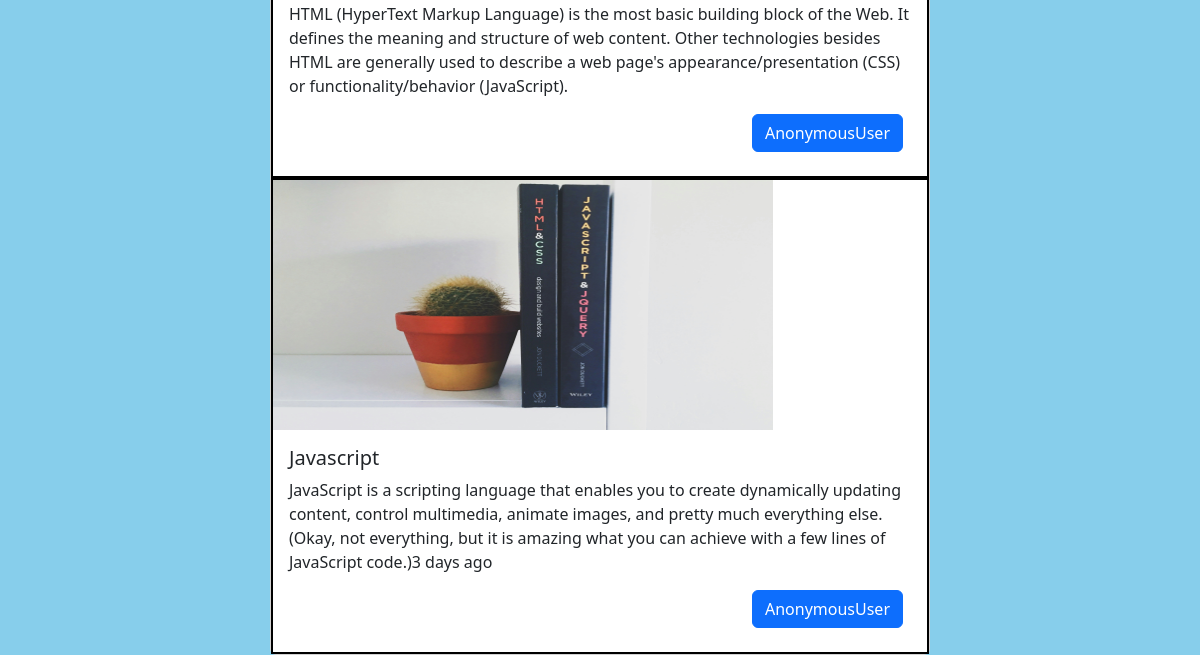
Before: / (lower part) with the older database file.
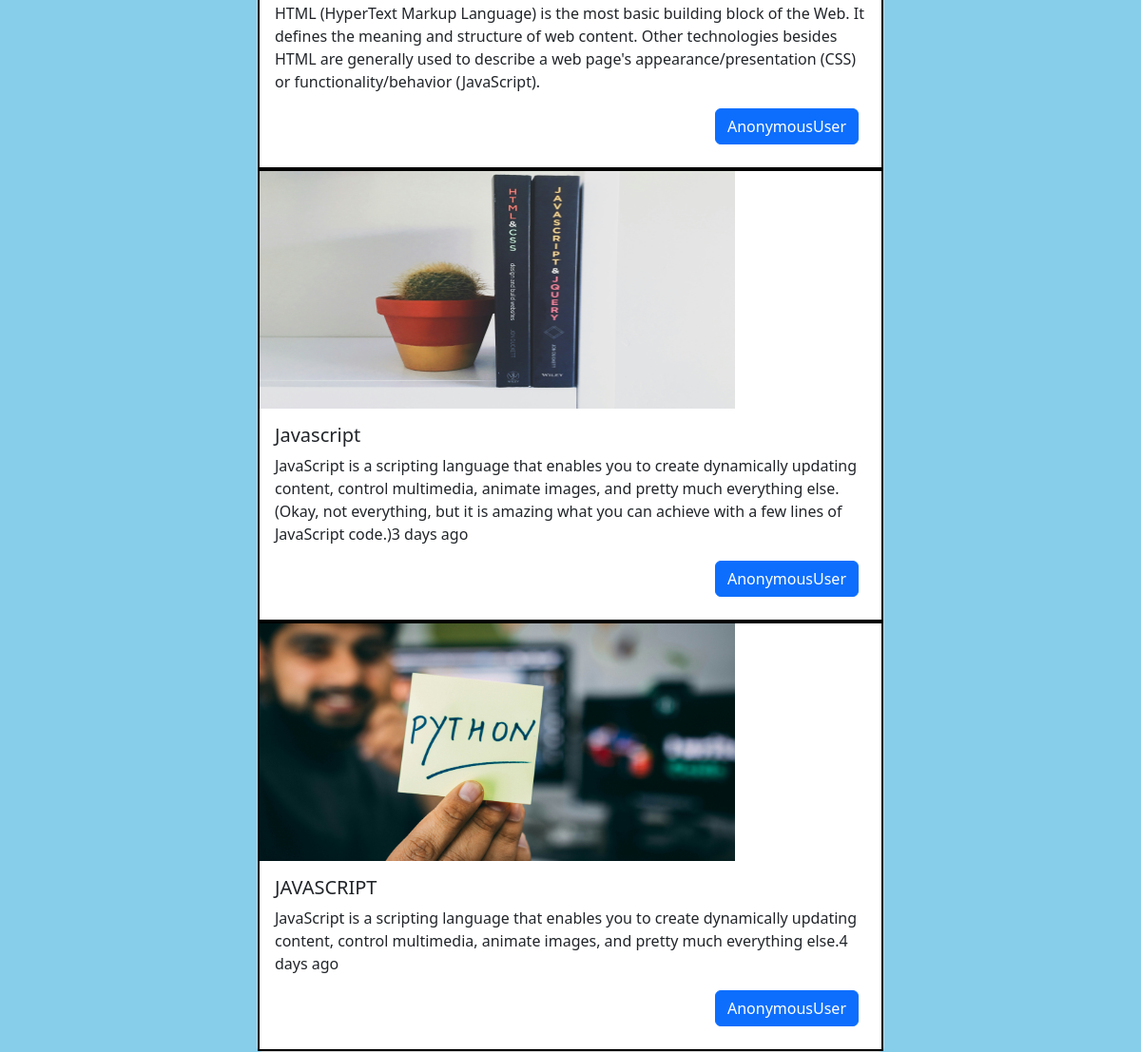
After: the same page with the newer database file.
### blog/models.py (models this page shows, shortened)
class Post(models.Model):
    title = models.CharField(max_length=20)
    img = models.ImageField(upload_to='photos',blank=True)
    desc = models.TextField(max_length=350)

### blog/views.py (the view)
# urls.py: path('',home,name='home'),
def home(request):
    posts = Post.objects.all()
    context = {'posts':posts,'user':request.user}
    return render(request,'blog/home.html',context)

### blog/templates/blog/home.html (shortened to what this page needs)
{% extends 'blog/base.html' %}
{% block main %}
 <div class="card" style="width: 55%; justify-content: center; align-items: center; margin-left: auto; margin-right: auto;"  >
    {% for post in posts %}
      <div style="border:2px solid black">
        <img src="{{post.img.url}}" alt="" height="250px" width="500px" style="margin-left: auto; margin-right: auto;" >
        <div class="card-body">
            <h5 class="card-title">{{post.title}}</h5>
            <p class="card-text">{{post.desc}}</p>
            <div class="d-grid gap-2 d-md-flex justify-content-md-end">
              <button class="btn btn-primary me-md-2" type="button">{{user}}</button>
            </div>
        </div>
      </div>
    {% endfor %}
</div>
{% endblock main %}

Changed rows visible on the page:
added Post: img (picture), title "JAVASCRIPT", desc "JavaScript is a scripting language that enables you to create dynamically updating content, control multimedia, animate images, and pretty much everything else.4 days ago", user "AnonymousUser"
